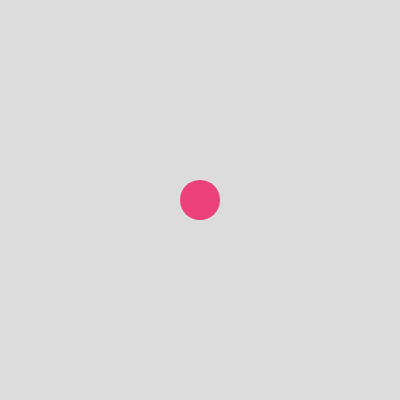
Frame 1 (no input)
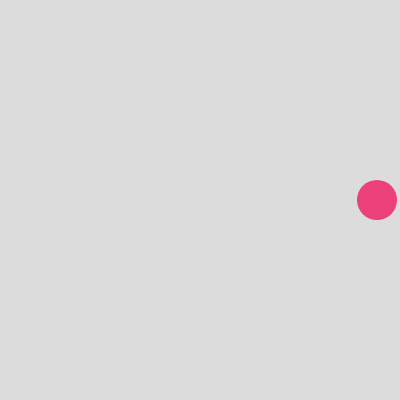
Frame 60 (no input)
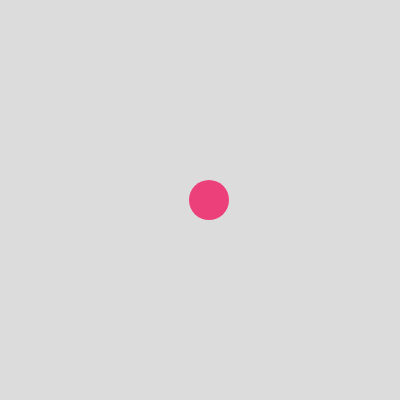
Frame 120 (the mouse pressed at the canvas centre since frame 60)

The p5.js sketch that drew these frames (run headless with seeded random() and noise() and a simulated clock; from frame 60 on, the mouse is pressed at the canvas centre):

// p5.js sketch
// ── sketch.js
var myBall;

function setup() {
  createCanvas(400, 400);
  myBall = new Ball(width/2,height/2,3,40)
}

function draw() {
  background(220);
  myBall.display();
  myBall.move();
  myBall.bounce();
}
// ── ball.js
class Ball{
    constructor(x,y,speed,size){
      this.x = x;
      this.y = y;
      this.speed = speed;
      this.size = size;
      if(x >= width){
        x = width - size/2;
      }else if(x<=0){
        x = size/2;
      }
    }
    
    display(){
      fill('#ec407a')
      ellipseMode(CENTER);
      noStroke();
      ellipse(this.x,this.y,this.size,this.size);
    }
    
    move(){
      if(this.x >= width){
        this.x = width - this.size/2
      } else if (this.x <= 0){
        this.x = this.size/2
      }
      
      this.x += this.speed;
    }
    
    bounce(){
      if(this.x > width - this.size/2 || this.x <= this.size/2){
        this.speed *= -1;
      }
    }
  }
  
